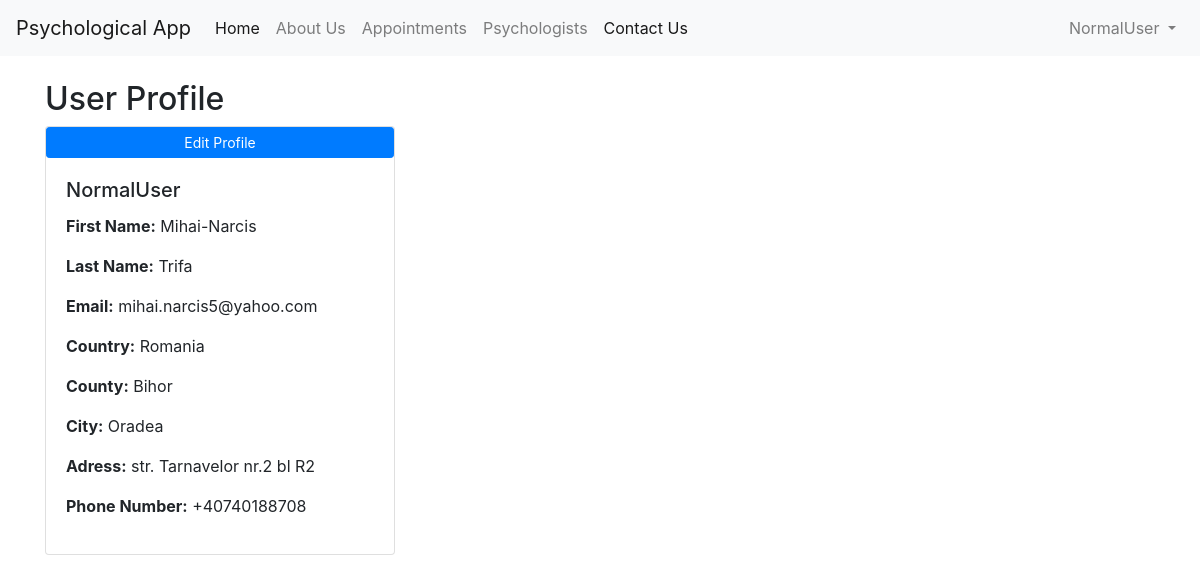
The app's page /profile/ (signed in) with its own data.
### authentification/models.py (models this page shows, shortened)
class CustomUser(AbstractUser):
    username = models.CharField(max_length=255,unique=True)
    first_name = models.CharField(max_length=100)
    last_name = models.CharField(max_length=100)
    password = models.CharField(max_length=100)
    password_confirmation = models.CharField(max_length=100)
    country = models.CharField(max_length=100)
    county = models.CharField(max_length=100)
    city = models.CharField(max_length=100)
    street = models.CharField(max_length=255)
    postal_code = models.CharField(max_length=20)
    phone = models.CharField(max_length=20, default='')
    groups = models.ManyToManyField(Group, related_name='customuser_set', blank=True)
    user_permissions = models.ManyToManyField(Permission, related_name='customuser_set', blank=True)
    class Meta:
        app_label = 'authentification'

### authentification/views.py (the view)
# urls.py: path('profile/', views.profile, name='profile'),
@login_required
def profile(request):
    user_profile = UserProfile.objects.get(user=request.user)
    context = {'user_profile': user_profile}
    return render(request, 'profile.html', context)

### templates/profile.html (shortened to what this page needs)
<!DOCTYPE html>
<html>
<head>
    <link rel="stylesheet" href="https://stackpath.bootstrapcdn.com/bootstrap/4.5.2/css/bootstrap.min.css">
</head>
<body>
    <nav class="navbar navbar-expand-lg navbar-light bg-light">
        <a class="navbar-brand" href="#">Psychological App</a>
        <div class="collapse navbar-collapse" id="navbarNav">
            <ul class="navbar-nav">
                <li class="nav-item active">
                    <a class="nav-link" href="{% url 'homepage' %}">Home</a>
                </li>
                <li class="nav-item">
                    <a class="nav-link" href="{% url 'about_us' %}">About Us</a>
                </li>
                <li class="nav-item">
                    <a class="nav-link" href="{% url 'appointments' %}">Appointments</a>
                </li>
                <li class="nav-item">
                    <a class="nav-link" href="{% url 'psychologists' %}">Psychologists</a>
                </li>
                {% if not request.user.is_superuser %}
                    <li class="nav-item active">
                        <a class="nav-link" href="{% url 'contact_us' %}">Contact Us</a>
                    </li>
                {% endif %}
            </ul>
            <ul class="navbar-nav ml-auto">
                <li class="nav-item dropdown">
                    <a class="nav-link dropdown-toggle" href="#" id="userDropdown" role="button" data-toggle="dropdown" aria-haspopup="true" aria-expanded="false">
                        {{ request.user.username }}
                    </a>
                </li>
            </ul>
        </div>
    </nav>
    <div class="container mt-4">
        <h2>User Profile</h2>
        <div class="row">
            <div class="col-md-4">
                <div class="card">
                    <a href="{% url 'edit_profile' %}" class="btn btn-primary btn-sm">Edit Profile</a>
                    <div class="card-body">
                        <h5 class="card-title">{{ user.username }}</h5>
                        <p><strong>First Name:</strong> {{ user.first_name }}</p>
                        <p><strong>Last Name:</strong> {{ user.last_name }}</p>
                        <p><strong>Email:</strong> {{ user.email }}</p>
                        <p><strong>Country:</strong> {{ user.country }}</p>
                        <p><strong>County:</strong> {{ user.county }}</p>
                        <p><strong>City:</strong> {{ user.city }}</p>
                        <p><strong>Adress:</strong> {{ user.street }}</p>
                        <p><strong>Phone Number:</strong> {{ user.phone }}</p>
                </div>
            </div>
        </div>
    </div>
</body>
</html>

### records on screen
CustomUser: user.username "NormalUser", username "NormalUser", first_name "Mihai-Narcis", last_name "Trifa", email "mihai.narcis5@yahoo.com", country "Romania", county "Bihor", city "Oradea", street "str. Tarnavelor nr.2 bl R2", phone "+40740188708"
